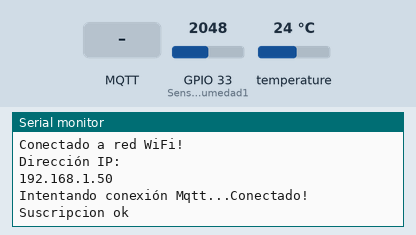
This program was run on a simulated ESP32. Parts: the last lines printed to the serial monitor. The test bench sets the inputs (shaded band); at power-on: GPIO 33 (SensorHumedad1) = 2048, temperature 24 °C. WiFi joins after 1.5 s; servers stay silent unless stated; random numbers use the default seed unless the program sets one; no MQTT or app messages arrive unless stated.

Above: at 2.7 s.
2.8 s: MQTT message "1" arrives on the first subscribed topic
At 3.9 s:
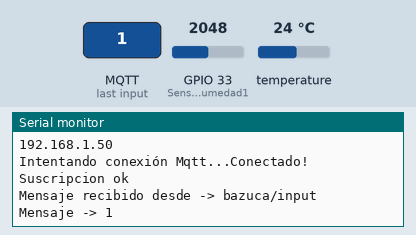
4.6 s: MQTT message "on" arrives on the first subscribed topic
At 5.0 s:
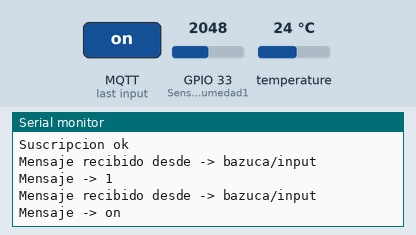
6.1 s: MQTT message "off" arrives on the first subscribed topic
At 7.3 s:
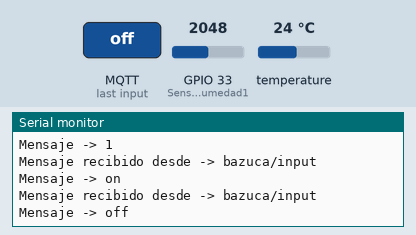

The program:

main.cpp
```cpp
#include <WiFi.h>
#include <PubSubClient.h>
#include <stdlib.h>
#include <OneWire.h>
#include <DallasTemperature.h>

//**************************************
//*********** MQTT CONFIG **************
//**************************************

const char* mqttServer = "192.168.1.40";
const int mqttPort = 1883;
const char* mqttUser = "dqyoxjgo";
const char* mqttPassword = "bDFPyIOx5Mln";
const char* root_topic_subscribe ="bazuca/input";
//const char* root_topic_publish ="bazuca/output";


//**************************************
//*********** WIFICONFIG ***************
//**************************************

const char* ssid = "Martina";
const char* password =  "17156mscd";

//**************************************
//*********** GLOBALES   ***************
//**************************************

WiFiClient espClient;
PubSubClient client(espClient);
char msg[25];
char msg1[25];
const int SensorHumedad1 = 33; //mido la humedad al analogico GPIO33

// GPIO where the DS18B20 is connected to
const int oneWireBus = 32;
// Setup a oneWire instance to communicate with any OneWire devices
OneWire oneWire(oneWireBus);
// Pass our oneWire reference to Dallas Temperature sensor
DallasTemperature sensors(&oneWire);


//************************
//** F U N C I O N E S ***
//************************

//Prototipo de funciones
void callback(char* topic, byte* payload, unsigned int length);
void reconnect();
void setup_wifi();
float HumiditySensor();
float TemperatureSensor();


//SETUP
void setup() {
	// Start the Serial Monitor
	Serial.begin(115200);
	// Start the DS18B20 sensor
  	sensors.begin();
	setup_wifi();
	client.setServer(mqttServer, mqttPort);
	client.setCallback(callback);
	pinMode(SensorHumedad1, INPUT);
}

//LOOP PRINCIPAL
void loop() {
  if(!client.connected()){
    reconnect();
  }

  //Envío de datos por MQTT
  if(client.connected()){
    //** Envío Humedad **
	String str = String(HumiditySensor()) + " %";
    str.toCharArray(msg,25);
    //client.publish(root_topic_publish,msg);
	client.publish("prototipo/humedad",msg);
	//Serial.println(TemperatureSensor());

	//** Envío Temperatura **
	sensors.requestTemperatures();
	float temperatureC = sensors.getTempCByIndex(0);

	String str1 = String(temperatureC) + " °C";
    str1.toCharArray(msg1,25);
	client.publish("prototipo/temperatura",msg1);
	//Serial.print(temperatureC);
  	//Serial.println("ºC");
	//Serial.println(msg1);

	//delay(300);

	}


  client.loop();
}


//*****************************
//***    CONEXION WIFI      ***
//*****************************

void setup_wifi(){
	delay(10);
	// Nos conectamos a nuestra red Wifi
	Serial.println();
	Serial.print("Conectando a ssid: ");
	Serial.println(ssid);

	WiFi.begin(ssid, password);

	while (WiFi.status() != WL_CONNECTED) {
		delay(500);
		Serial.print(".");
	}

	Serial.println("");
	Serial.println("Conectado a red WiFi!");
	Serial.println("Dirección IP: ");
	Serial.println(WiFi.localIP());
}


//*****************************
//***    CONEXION MQTT      ***
//*****************************

void reconnect() {
	while (!client.connected()) {
		Serial.print("Intentando conexión Mqtt...");
		// Creamos un cliente ID
		String clientId = "BAZUCA_TEST";
		clientId += String(random(0xffff), HEX);
		// Intentamos conectar
		if (client.connect(clientId.c_str(),mqttUser,mqttPassword)) {
			Serial.println("Conectado!");
			// Nos suscribimos
			if(client.subscribe(root_topic_subscribe)){
        Serial.println("Suscripcion ok");
      }else{
        Serial.println("fallo Suscripciión");
      }
		} else {
			Serial.print("falló :( con error -> ");
			Serial.print(client.state());
			Serial.println(" Intentamos de nuevo en 5 segundos");
			delay(5000);
		}
	}
}

//*****************************
//***       CALLBACK        ***
//*****************************

void callback(char* topic, byte* payload, unsigned int length){
	String incoming = "";
	Serial.print("Mensaje recibido desde -> ");
	Serial.print(topic);
	Serial.println("");
	for (int i = 0; i < length; i++) {
		incoming += (char)payload[i];
	}
	incoming.trim();
	Serial.println("Mensaje -> " + incoming);
}


//*******************************
//***     SENSOR HUMEDAD      ***
//*******************************

float HumiditySensor() {
	float SensorValue = map(analogRead(SensorHumedad1), 4095, 1950, 0, 10000);
	SensorValue = SensorValue/100;
	if(SensorValue>100) SensorValue = 100;
	//Serial.println(analogRead(SensorHumedad1));
	//Serial.println(SensorValue);
	//delay(300);
	return SensorValue;
}

//**********************************
//***     SENSOR TEMPERATURA     ***
//**********************************
```

Measured:
- after the input at 2.8 s, the serial monitor: prints a new line after 0.31 s (image 1)
- after the input at 4.6 s, the serial monitor: prints a new line at once (image 2)
- after the input at 6.1 s, the serial monitor: prints a new line after 0.07 s (image 3)
